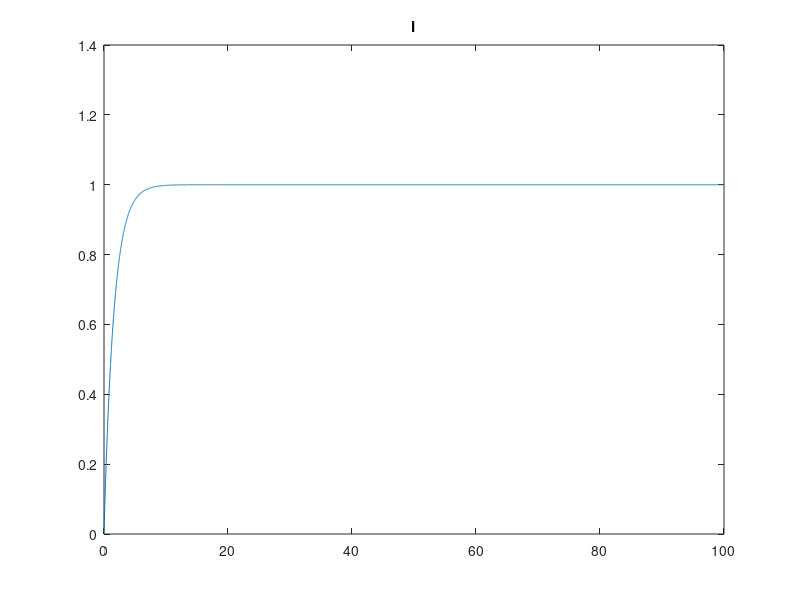
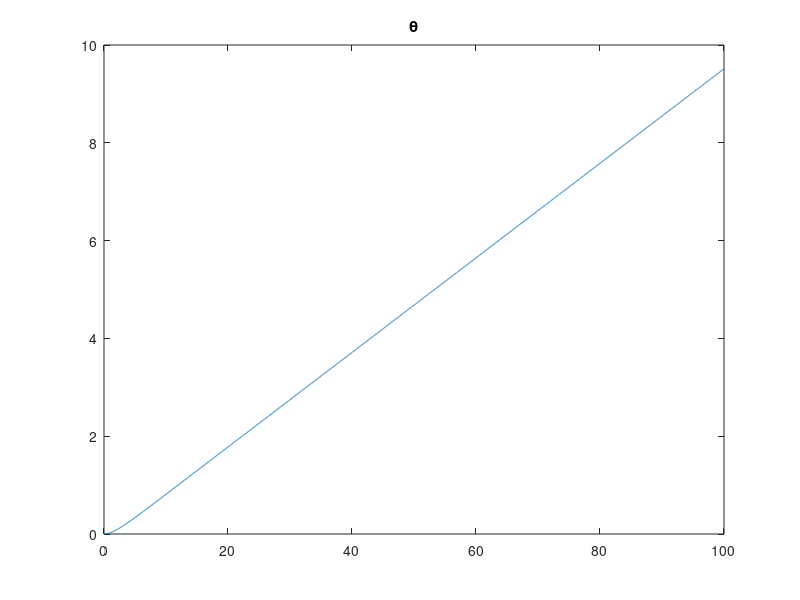
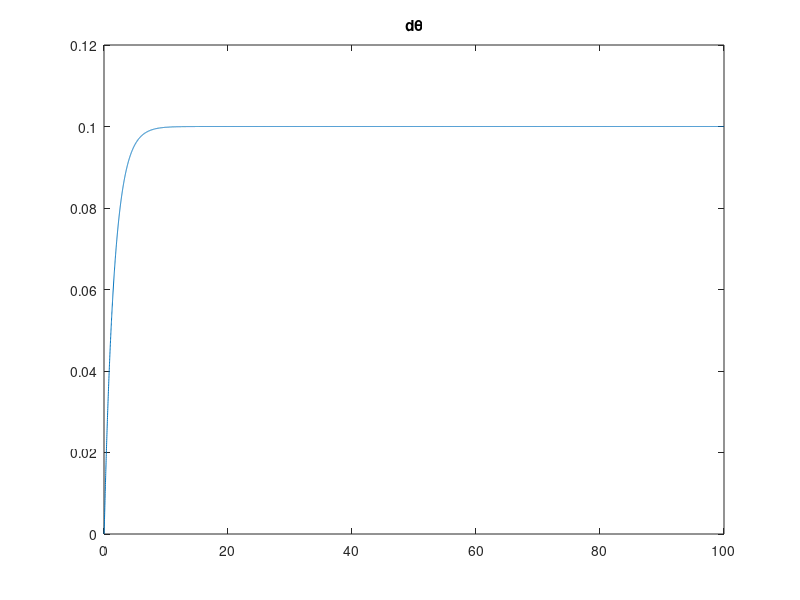

Write the MATLAB code that produced these figures, in order.
clear

% シミュレーション
R = 5; %抵抗
L = 0.5^-3; %インダクタ
Ke = 1 * 10^-3; %回転定数[rad/s / v] 4.385 * 10^-3
Kt = 1 * 10^-3; %トルク定数 [Nm/A] 3.53 * 10^-3
m = 0.1;
l = 0.1;
J = (1/3)*m*l^2;
D = 0.01;

A = [-R/L, 0, Ke/L;
     Kt/D, 0, -J/D;
     Kt/J, 0, -D/J];
B = [1/L; 0; 0];
C = [0, 1 0];

dt = 0.01;
t = 0:dt:100;

x0 = [0; 0; 0];

x1 = [];
x2 = [];
x3 = [];
u = 5;
x = x0;
for n = t
   xd = A * x + B * u;
   x = x + xd * dt;
   
   x1 = [x1, x(1)];
   x2 = [x2, x(2)];
   x3 = [x3, x(3)];
end

figure(1)
plot(t, x1);
title('i');


figure(2)
plot(t, x2);
title('θ');

figure(3)
plot(t, x3);
title('dθ');

% 可制御性と可観測性
Uc = [B, A*B, A^2*B]
det(Uc)

Uo = [C; C*A; C*A^2]
det(Uo)